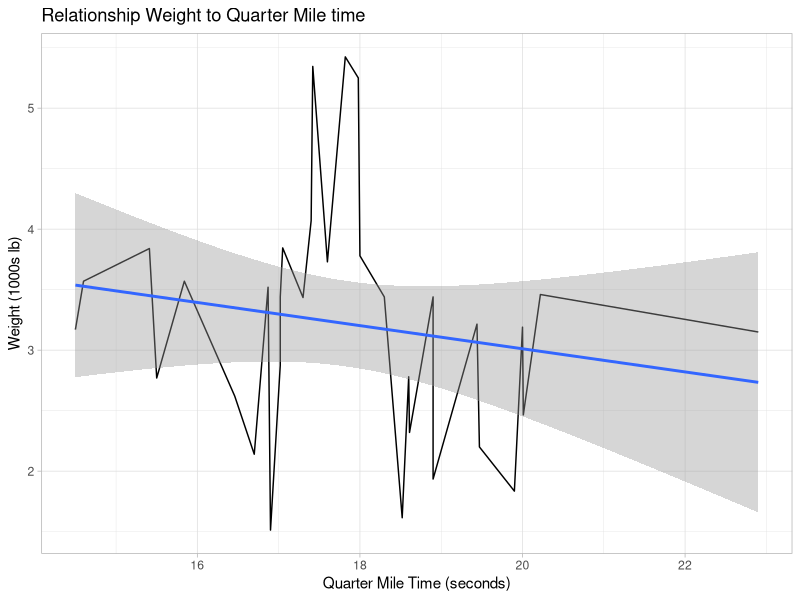
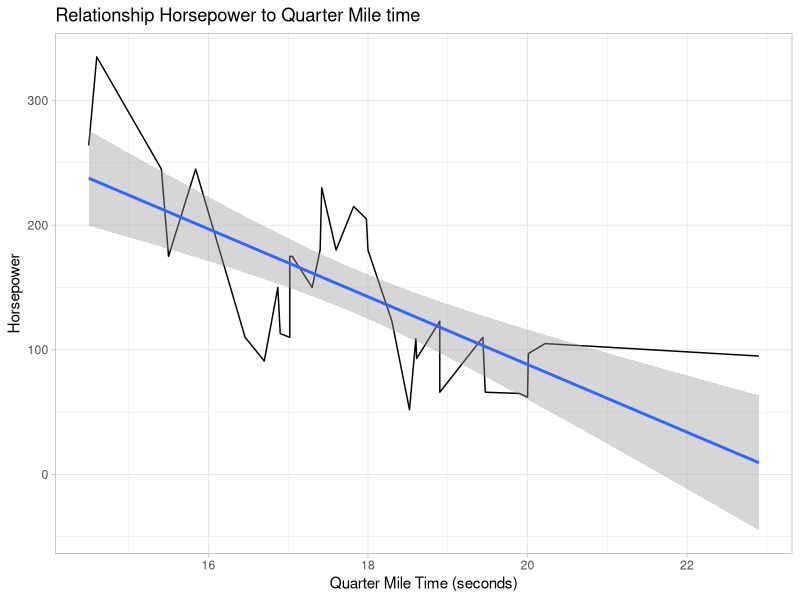
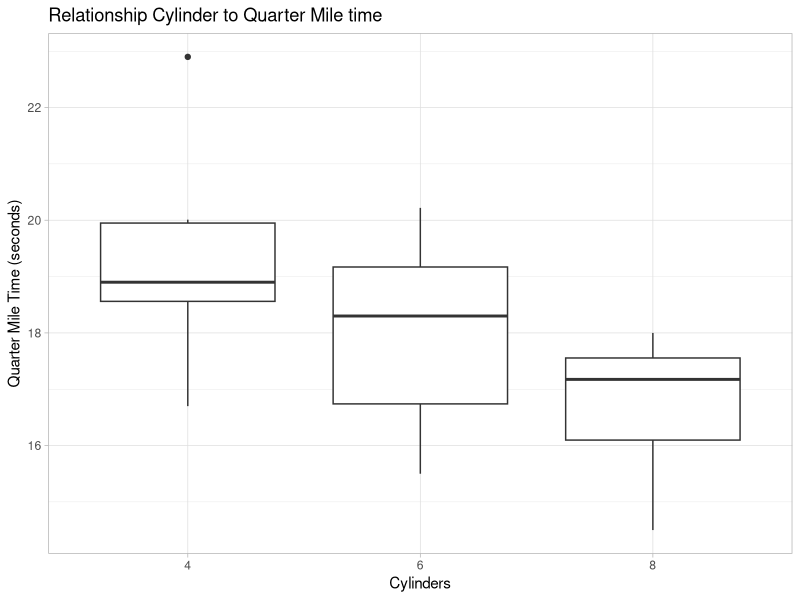

Here is the R script that generated these plots, in order:
## ---- chunk 1
knitr::opts_chunk$set(echo = FALSE)
library(tidyverse)
library(GGally)
data("mtcars")
theme_set(theme_light())
## ---- chunk 2
mtcars %>% 
  ggplot(aes(qsec, wt)) + 
  geom_line() + 
  geom_smooth(method = "lm") +
  labs(
    title = "Relationship Weight to Quarter Mile time",
    y = "Weight (1000s lb)",
    x = "Quarter Mile Time (seconds)"
  )

## ---- chunk 3
mtcars %>% 
  ggplot(aes(qsec, hp)) + 
  geom_line() + 
  geom_smooth(method = "lm") +
  labs(
    title = "Relationship Horsepower to Quarter Mile time",
    y = "Horsepower",
    x = "Quarter Mile Time (seconds)"
  )

## ---- chunk 4
mtcars %>% 
  ggplot(aes(qsec, factor(cyl), group = cyl)) + 
  geom_boxplot() + 
  coord_flip() +
  labs(
    title = "Relationship Cylinder to Quarter Mile time",
    y = "Cylinders",
    x = "Quarter Mile Time (seconds)"
  )

